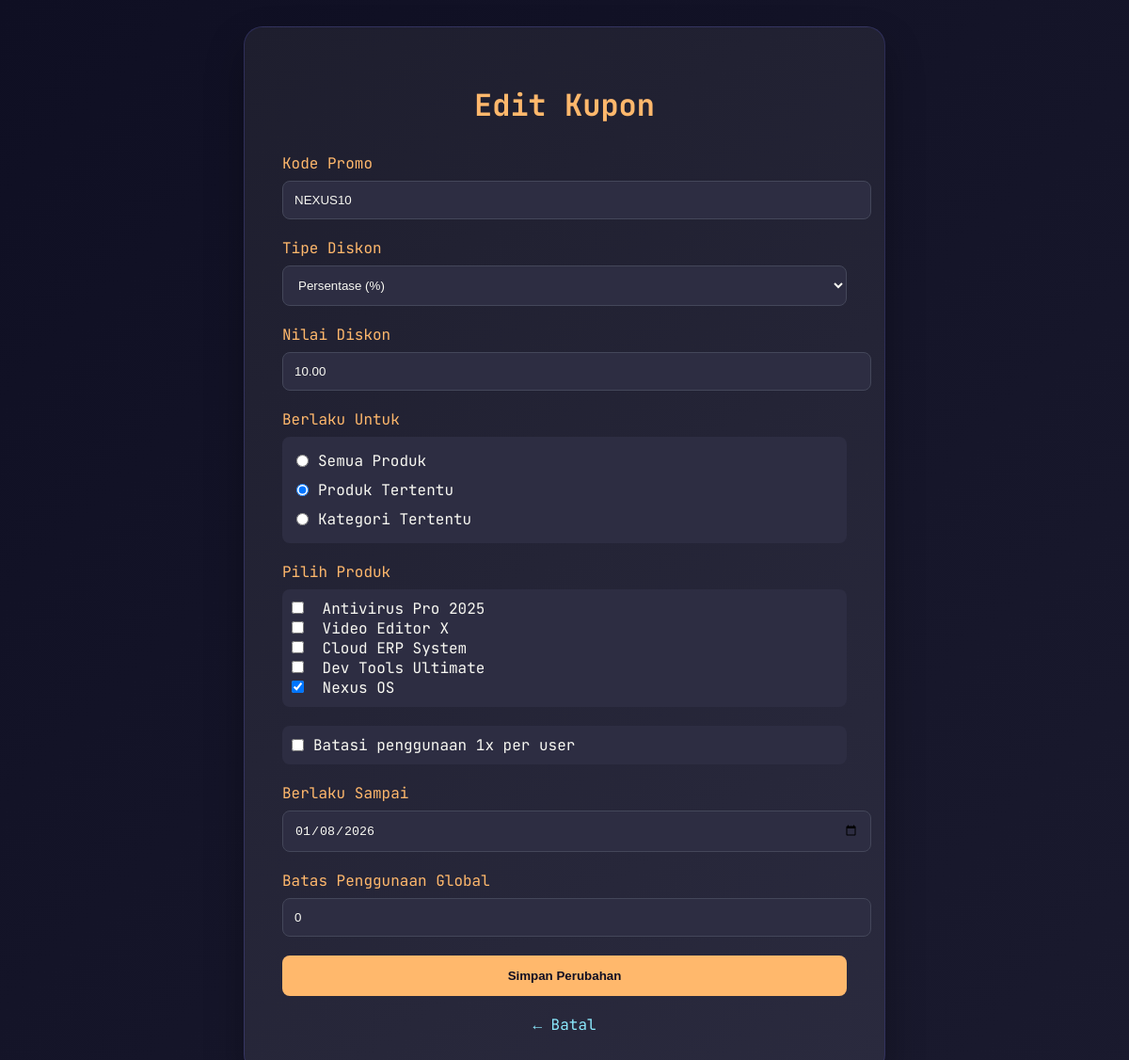
The app's page /koreksiDataKupon.php?id=3 (signed in) with its own data.
### tables this page shows
CREATE TABLE `table_coupons` (
  `id` int(11) NOT NULL,
  `code` varchar(50) NOT NULL,
  `type` enum('percentage','fixed') NOT NULL DEFAULT 'fixed',
  `value` decimal(12,2) NOT NULL,
  `valid_until` date DEFAULT NULL,
  `usage_limit` int(11) DEFAULT 0,
  `used_count` int(11) DEFAULT 0,
  `limit_per_user` tinyint(1) DEFAULT 0,
  `apply_to_all` tinyint(1) DEFAULT 1,
  `apply_rule` varchar(50) DEFAULT 'all',
  `created_at` timestamp NOT NULL DEFAULT current_timestamp()
);

### koreksiDataKupon.php (the view, shortened to what this page needs)
<?php
require "koneksi.php";
$id = (int)$_GET['id'];
$sql = "SELECT * FROM table_coupons WHERE id = $id";
$result = $conn->query($sql);
$row = $result->fetch_assoc();
require "data_produk.php";
$linked_products = [];
if ($row['apply_rule'] == 'product') {
    $res_p = $conn->query("SELECT product_name FROM table_coupon_products WHERE coupon_id = $id");
    while($p = $res_p->fetch_assoc()) {
        $linked_products[] = $p['product_name'];
    }
}
?>
<!DOCTYPE html>
<html lang="id">
<head>
</head>
<body>
    <div class="container">
        <h1>Edit Kupon</h1>
        <form action="simpanKoreksiKupon.php" method="POST">
            <label>Kode Promo</label>
            <input type="text" name="code" value="<?= htmlspecialchars($row['code']) ?>" required style="text-transform: uppercase;">
            <label>Tipe Diskon</label>
            <select name="type" required>
                <option value="percentage" <?= $row['type'] == 'percentage' ? 'selected' : '' ?>>Persentase (%)</option>
            </select>
            <label>Nilai Diskon</label>
            <input type="number" name="value" value="<?= $row['value'] ?>" required>
            <label>Berlaku Untuk</label>
            <div class="radio-group">
                <label><input type="radio" name="apply_rule" value="all" <?= $row['apply_rule'] == 'all' ? 'checked' : '' ?> onchange="toggleRuleSelects()"> Semua Produk</label>
                <label><input type="radio" name="apply_rule" value="product" <?= $row['apply_rule'] == 'product' ? 'checked' : '' ?> onchange="toggleRuleSelects()"> Produk Tertentu</label>
                <label><input type="radio" name="apply_rule" value="category" <?= $row['apply_rule'] == 'category' ? 'checked' : '' ?> onchange="toggleRuleSelects()"> Kategori Tertentu</label>
            </div>
            <div id="product-select-wrapper" style="display:<?= $row['apply_rule'] == 'product' ? 'block' : 'none' ?>; margin-bottom: 20px;">
                <label>Pilih Produk</label>
                <div class="checkbox-group" style="flex-direction: column; align-items: flex-start;">
                    <?php foreach ($products as $p): ?>
                        <label><input type="checkbox" name="products[]" value="<?= htmlspecialchars($p['name']) ?>" <?= in_array($p['name'], $linked_products) ? 'checked' : '' ?>> <?= htmlspecialchars($p['name']) ?></label>
                    <?php endforeach; ?>
                </div>
            </div>
            <div class="checkbox-group">
                <input type="checkbox" id="limit_per_user" name="limit_per_user" value="1" <?= $row['limit_per_user'] ? 'checked' : '' ?>>
                <label for="limit_per_user">Batasi penggunaan 1x per user</label>
            </div>
            <label>Berlaku Sampai</label>
            <input type="date" name="valid_until" value="<?= $row['valid_until'] ?>">
            <label>Batas Penggunaan Global</label>
            <input type="number" name="usage_limit" value="<?= $row['usage_limit'] ?>">
            <button type="submit" class="btn">Simpan Perubahan</button>
        </form>
        <a href="tampilDataKupon.php" class="btn-back">← Batal</a>
    </div>
</body>
</html>

### koreksiDataKupon.php (style rules this page uses)
body { font-family: 'JetBrains Mono', monospace; background: linear-gradient(135deg, #0f0f23 0%, #1a1a2e 100%); color: #e2e8f0; display: flex; align-items: center; justify-content: center; min-height: 100vh; padding: 20px; }
.container { max-width: 600px; width: 100%; background: linear-gradient(145deg, #1e1e2e, #2a2a3e); padding: 40px; border-radius: 20px; border: 1px solid rgba(99, 102, 241, 0.2); box-shadow: 0 20px 40px rgba(0,0,0,0.3); }
h1 { color: #ffb86c; text-align: center; margin-bottom: 30px; }
label { display: block; margin-bottom: 8px; color: #ffb86c; }
input, select { width: 100%; padding: 12px; background: #2d2d42; border: 1px solid #44475a; border-radius: 8px; color: #f8f8f2; margin-bottom: 20px; }
.btn { width: 100%; padding: 14px; background: #ffb86c; color: #0f0f23; border: none; border-radius: 8px; font-weight: bold; cursor: pointer; }
.btn-back { display: block; text-align: center; margin-top: 20px; color: #8be9fd; text-decoration: none; }
.checkbox-group { display: flex; align-items: center; background: #2d2d42; padding: 10px; border-radius: 8px; margin-bottom: 20px; }
.checkbox-group input { width: auto; margin: 0 10px 0 0; }
.checkbox-group label { margin: 0; color: #f8f8f2; }
.radio-group { display: flex; flex-direction: column; gap: 10px; background: #2d2d42; padding: 15px; border-radius: 8px; margin-bottom: 20px; }
.radio-group label { margin: 0; color: #f8f8f2; display: flex; align-items: center; }
.radio-group input { width: auto; margin: 0 10px 0 0; }

### records on screen
table_coupons: code "NEXUS10", type "Persentase (%)", value "10.00", apply_rule "☐ Semua Produk", apply_rule "☑ Produk Tertentu", apply_rule "☐ Kategori Tertentu", valid_until "01/08/2026", usage_limit "0"

### other values on screen
$p['name'] "Antivirus Pro 2025"
$p['name'] "Video Editor X"
$p['name'] "Cloud ERP System"
$p['name'] "Dev Tools Ultimate"
$p['name'] "Nexus OS"
